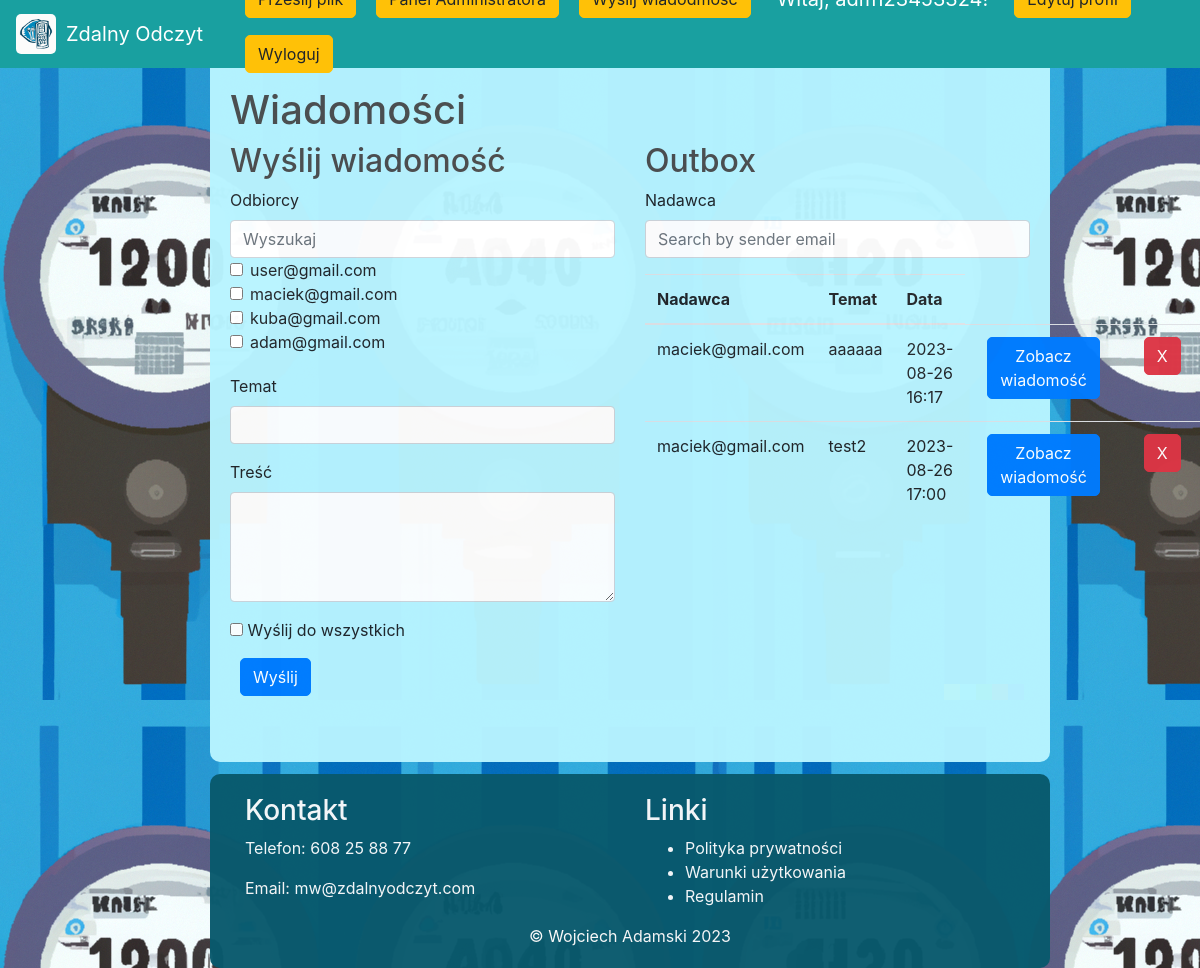
Screenshot of /messages (signed in) with the database file from the repository.
### src/models.py (models this page shows, shortened)
class User(UserMixin, db.Model):
    id = db.Column(db.Integer, primary_key=True)
    email = db.Column(db.String(120), unique=True, index=True)
    password_hash = db.Column(db.String(128))
    is_admin = db.Column(db.Boolean, default=False)
    meters = db.relationship('Meter', backref='user', lazy='dynamic')
    is_active = db.Column(db.Boolean, default=True)
    notes = db.Column(db.Text)
    unread_messages = db.Column(db.Integer, default=0)

class Message(db.Model):
    id = db.Column(db.Integer, primary_key=True)
    sender_id = db.Column(db.Integer, db.ForeignKey('user.id'), nullable=False)
    recipient_id = db.Column(db.Integer, db.ForeignKey('user.id'), nullable=False)
    subject = db.Column(db.String(100), nullable=False)
    content = db.Column(db.Text, nullable=False)
    timestamp = db.Column(db.DateTime, default=datetime.utcnow, nullable=False)
    read = db.Column(db.Boolean, default=False, nullable=False)
    sender = db.relationship('User', foreign_keys=[sender_id], backref=backref('sent_messages', lazy=True))
    recipient = db.relationship('User', foreign_keys=[recipient_id], backref=backref('received_messages', lazy=True))

### src/routes.py (the view, shortened to what this page needs)
@main_routes.route('/messages', methods=['GET', 'POST'])
@login_required
def messages():
    form = MessageForm()
    if current_user.is_admin:
        form.recipient.choices = [(user.id, user.email) for user in User.query.filter_by(is_admin=False)]
    else:
        form.recipient.choices = [(user.id, user.email) for user in User.query.filter_by(id=current_user.id)]
    if current_user.unread_messages > 0:
        current_user.unread_messages = 0
        db.session.commit()
    return render_template('messages.html', form=form)

### src/forms.py
class MessageForm(FlaskForm):
    subject = StringField('Temat', validators=[DataRequired()])
    content = TextAreaField('Treść', validators=[DataRequired()])
    recipient = SelectField('Odbiorca', choices=[], validators=[DataRequired()])
    send_to_all = BooleanField('Wyślij do wszystkich')
    submit = SubmitField('Wyślij')

### src/models.py (called while the page is built)
@login_manager.user_loader
def load_user(user_id):
    return User.query.get(int(user_id))

### templates/messages.html (shortened to what this page needs)
{% extends 'base.html' %}
{% block content %}
  <h1>Wiadomości</h1>
  <div class="row">
    {% if current_user.is_admin %}
      <div class="col-md-6">
        <h2>Wyślij wiadomość</h2>
        <form method="POST">
          <div class="form-group">
            <label class="form-control-label">Odbiorcy</label>
            <div>
              <input type="text" id="email-filter" class="form-control" placeholder="Wyszukaj">
            </div>
            <div id="recipient-list" style="max-height: 100px; overflow-y: auto;">
              {% for value, label in form.recipient.choices %}
                <div class="form-check">
                  <input class="form-check-input" type="checkbox" name="recipient" value="{{ value }}" id="recipient-{{ value }}">
                  <label class="form-check-label" for="recipient-{{ value }}">{{ label }}</label>
                </div>
              {% endfor %}
            </div>
          </div>
          <div class="form-group">
            {{ form.subject.label(class="form-control-label") }}
            {{ form.subject(class="form-control") }}
          </div>
          <div class="form-group">
            {{ form.content.label(class="form-control-label") }}
            {{ form.content(class="form-control", rows=4) }}
          </div>
          <div class="form-group">
            {{ form.send_to_all() }} {{ form.send_to_all.label(class="form-check-label") }}
          </div>
          <div class="form-group">
            {{ form.submit(class="btn btn-primary") }}
          </div>
        </form>
      </div>
    {% endif %}
    <div class="col-md-6">
      <h2>{% if current_user.is_admin %}Outbox{% else %}Inbox{% endif %}</h2>
      <div class="form-group">
        <label class="form-control-label">Nadawca</label>
        <div>
          <input type="text" id="sender-filter" class="form-control" placeholder="Search by sender email">
        </div>
      </div>
      <table class="table">
        <thead>
          <tr>
            <th>Nadawca</th>
            <th>Temat</th>
            <th>Data</th>
          </tr>
        </thead>
        <tbody>
          {% if current_user.is_admin %}
            {% if current_user.sent_messages %}
              {% for message in current_user.sent_messages %}
                <tr>
                  <td>{{ message.recipient.email }}</td>
                  <td>{{ message.subject }}</td>
                  <td>{{ message.timestamp.strftime('%Y-%m-%d %H:%M') }}</td>
                  <td>
                    <a href="{{ url_for('main_routes.message', message_id=message.id) }}" class="btn btn-primary">Zobacz wiadomość</a>
                  </td>
                  <td><a href="{{ url_for('main_routes.delete_message', message_id=message.id) }}" class="btn btn-danger">X</a></td>
                </tr>
              {% endfor %}
            {% else %}
              <tr>
                <td colspan="3"><h2>Brak wysłanych wiadomości.</h2></td>
              </tr>
            {% endif %}
          {% endif %}
        </tbody>
      </table>
    </div>
  </div>
{% endblock %}

### static/style.css (style rules this page uses)
body { background-image: url('img/background.png'); background-attachment: fixed; }
h1,h2,h3,h4,h5,h6 { color:hsl(0, 0%, 30%); }
.btn { border-radius: 5px; margin-inline: 10px; }

### rows the page displays
User: email "user@gmail.com"
User: email "maciek@gmail.com"
User: email "kuba@gmail.com"
User: email "adam@gmail.com"
Message: recipient.email "maciek@gmail.com", subject "aaaaaa", timestamp "2023-08-26 16:17"
Message: recipient.email "maciek@gmail.com", subject "test2", timestamp "2023-08-26 17:00"
